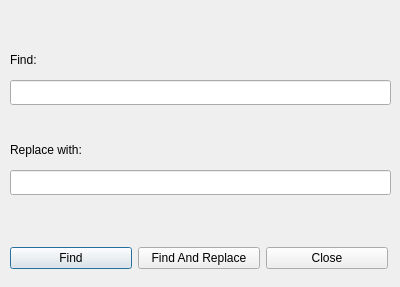
<?xml version="1.0" encoding="UTF-8"?>
<ui version="4.0">
 <class>FindAndReplaceDialog</class>
 <widget class="QDialog" name="FindAndReplaceDialog">
  <property name="geometry">
   <rect>
    <x>0</x>
    <y>0</y>
    <width>400</width>
    <height>287</height>
   </rect>
  </property>
  <property name="windowTitle">
   <string>Find and Replace</string>
  </property>
  <widget class="QLineEdit" name="findTextbox">
   <property name="geometry">
    <rect>
     <x>10</x>
     <y>80</y>
     <width>381</width>
     <height>25</height>
    </rect>
   </property>
  </widget>
  <widget class="QLabel" name="label">
   <property name="geometry">
    <rect>
     <x>10</x>
     <y>50</y>
     <width>381</width>
     <height>19</height>
    </rect>
   </property>
   <property name="text">
    <string>Find:</string>
   </property>
  </widget>
  <widget class="QLineEdit" name="replaceTextBox">
   <property name="geometry">
    <rect>
     <x>10</x>
     <y>170</y>
     <width>381</width>
     <height>25</height>
    </rect>
   </property>
  </widget>
  <widget class="QLabel" name="label_2">
   <property name="geometry">
    <rect>
     <x>10</x>
     <y>140</y>
     <width>381</width>
     <height>19</height>
    </rect>
   </property>
   <property name="text">
    <string>Replace with: </string>
   </property>
  </widget>
  <widget class="QLabel" name="errorField">
   <property name="geometry">
    <rect>
     <x>10</x>
     <y>10</y>
     <width>381</width>
     <height>19</height>
    </rect>
   </property>
   <property name="text">
    <string/>
   </property>
  </widget>
  <widget class="QWidget" name="layoutWidget">
   <property name="geometry">
    <rect>
     <x>10</x>
     <y>240</y>
     <width>378</width>
     <height>36</height>
    </rect>
   </property>
   <layout class="QHBoxLayout" name="horizontalLayout">
    <item>
     <widget class="QPushButton" name="findButton">
      <property name="text">
       <string>Find</string>
      </property>
     </widget>
    </item>
    <item>
     <widget class="QPushButton" name="findAndReplaceButton">
      <property name="text">
       <string>Find And Replace</string>
      </property>
     </widget>
    </item>
    <item>
     <widget class="QPushButton" name="closeButton">
      <property name="text">
       <string>Close</string>
      </property>
     </widget>
    </item>
   </layout>
  </widget>
 </widget>
 <resources/>
 <connections/>
</ui>
